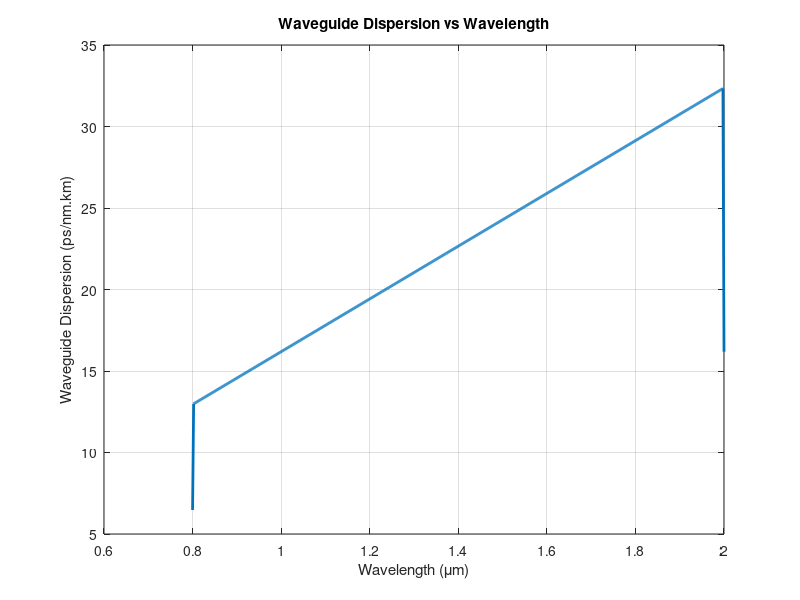

Reproduce this figure in MATLAB.
clc;
clear;
close all;

n1 = 1.48;
n2 = 1.46;
a = 4.5e-6;

lambda0 = 1.55e-6;
c = 3e8;

Delta = (n1-n2)/n1;
NA = sqrt(n1^2-n2^2);


% V number at given wavelength
V0 = (2*pi*a*NA)/lambda0;


% Cutoff wavelength
lambda_cutoff = (2*pi*a*NA)/2.405;


% Wavelength range
lambda = linspace(0.8e-6,2e-6,1000);


% V number
V = (2*pi*a*NA)./lambda;


% Normalized propagation constant

b=zeros(size(V));

for i=1:length(V)

    if V(i)>2.405
        b(i)=1-(2.405/V(i))^2;
    else
        b(i)=0.5;
    end

end


% Effective refractive index

K0 = 2*pi./lambda;

beta = n2.*K0.*(1+b*Delta);

neff = beta./K0;


% Derivatives

dneff_dlambda = gradient(neff,lambda);

d2neff_dlambda2 = gradient(dneff_dlambda,lambda);


% Waveguide dispersion

Dw = -(lambda./c).*d2neff_dlambda2;


% Conversion

Dw = Dw*1e6;


% Value at 1.55 um

[~,idx]=min(abs(lambda-lambda0));

given = Dw(idx);


fprintf('V Number = %.4f\n',V0);

fprintf('Cut-off wavelength = %.4f um\n',lambda_cutoff*1e6);

fprintf('Waveguide dispersion at %.2f um = %.4f ps/(nm.km)\n',...
lambda0*1e6,given);


% Plot

figure;

plot(lambda*1e6,Dw,'LineWidth',2);

grid on;

xlabel('Wavelength (\mum)');
ylabel('Waveguide Dispersion (ps/nm.km)');

title('Waveguide Dispersion vs Wavelength');
